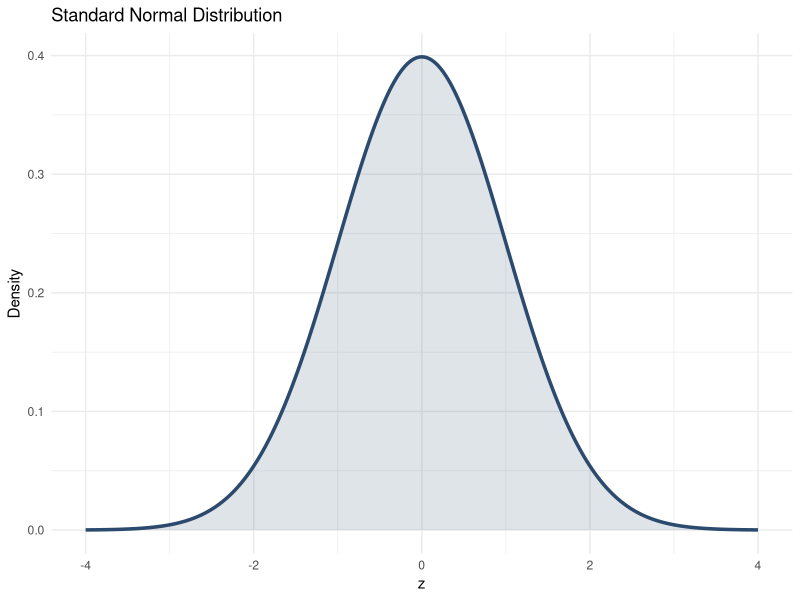
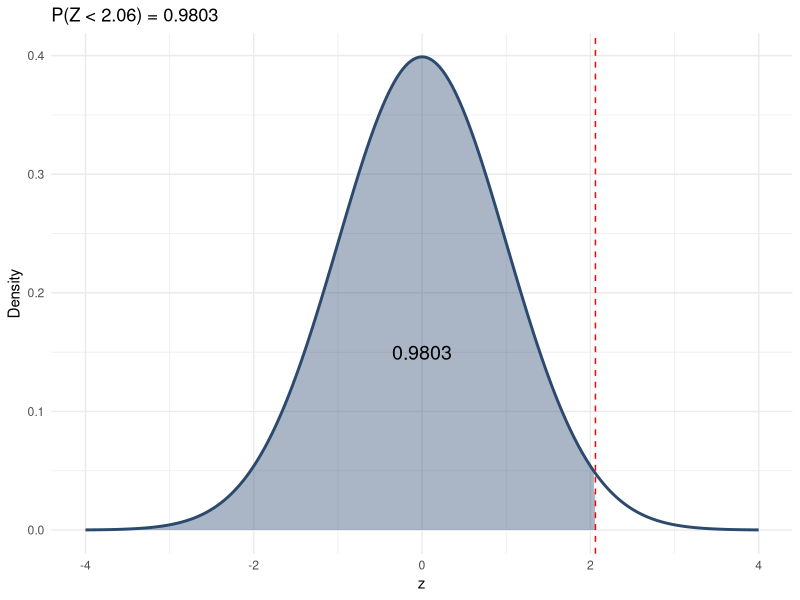
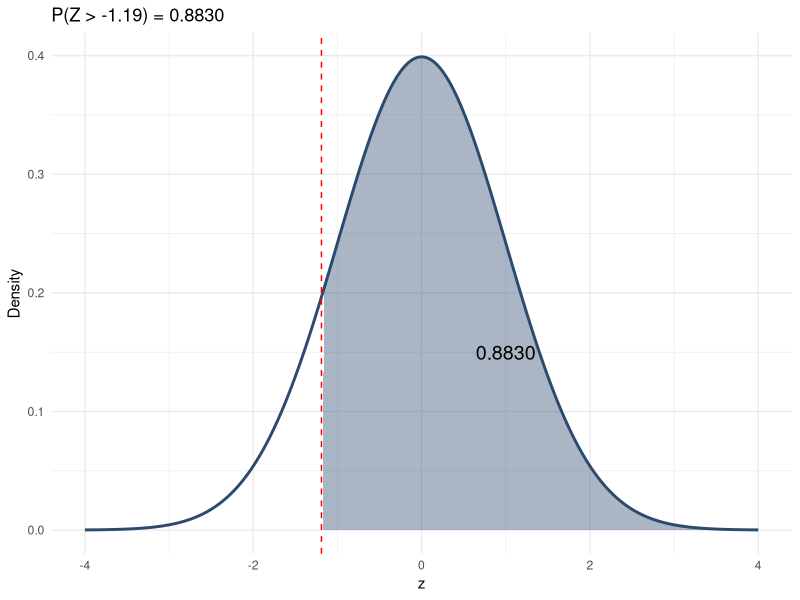
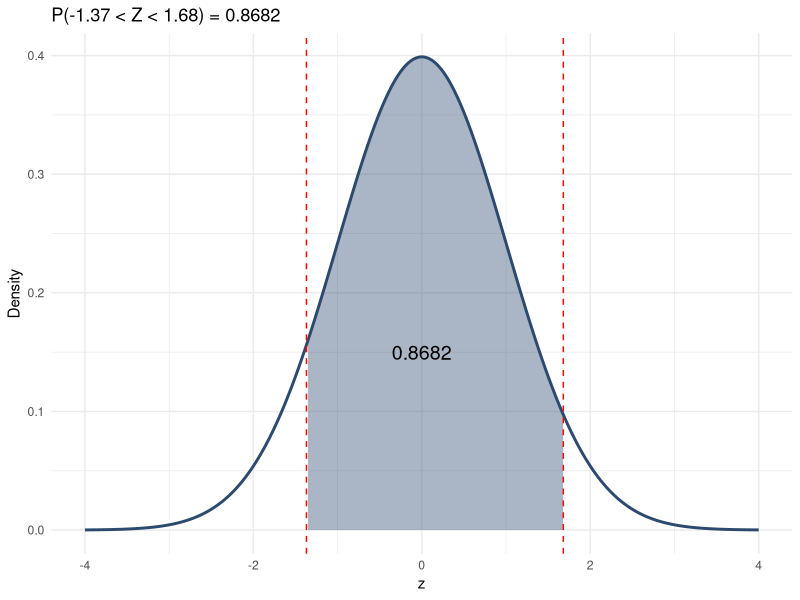
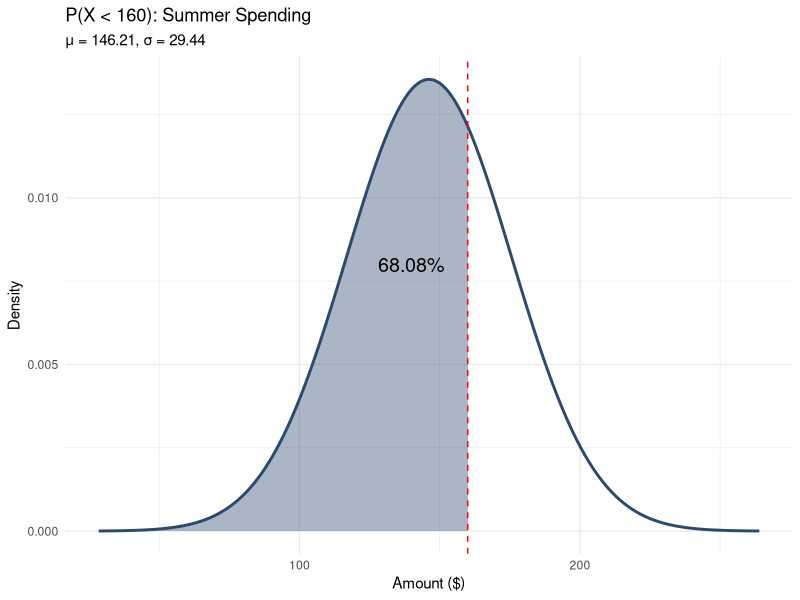
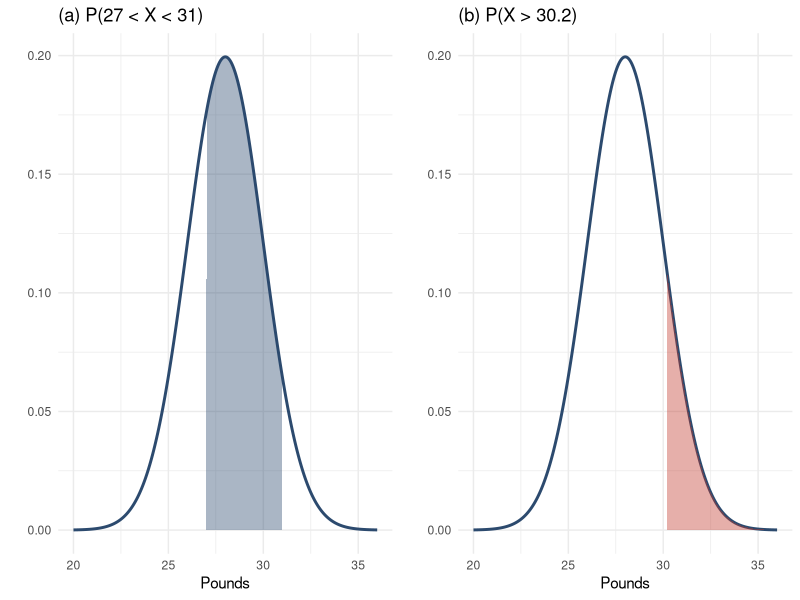
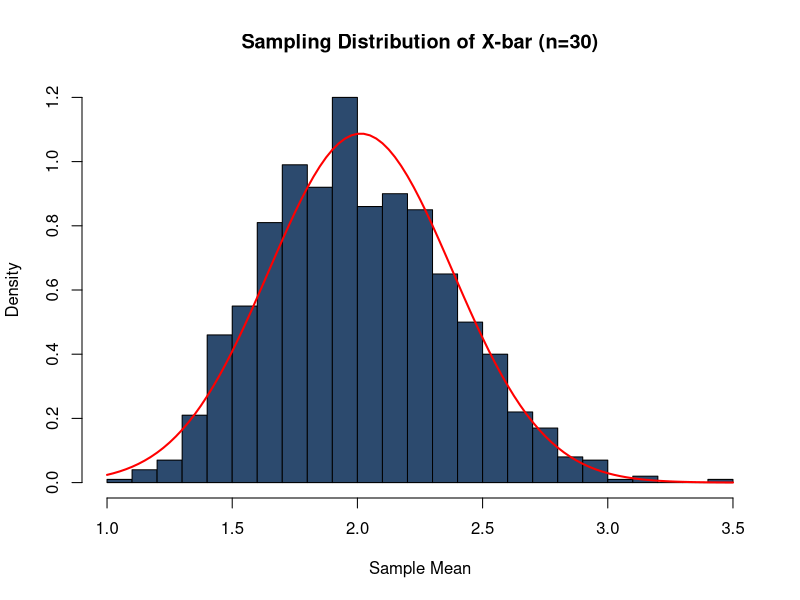

The R source for these figures, in order:
## ---- chunk 1
library(tidyverse)
library(ggplot2)
knitr::opts_chunk$set(echo = TRUE, warning = FALSE, message = FALSE)
## ---- chunk 2
x <- seq(-4, 4, length.out = 300)
df <- data.frame(x = x, y = dnorm(x))
ggplot(df, aes(x, y)) +
  geom_line(color = "#2c4a6e", linewidth = 1.2) +
  geom_area(fill = "#2c4a6e", alpha = 0.15) +
  labs(title = "Standard Normal Distribution",
       x = "z", y = "Density") +
  theme_minimal()
## ---- chunk 3
# Area to the LEFT of z = 2.06
pnorm(2.06)
## ---- chunk 4
x <- seq(-4, 4, length.out = 300)
df <- data.frame(x = x, y = dnorm(x))
ggplot(df, aes(x, y)) +
  geom_line(color = "#2c4a6e", linewidth = 1) +
  geom_area(data = filter(df, x <= 2.06),
            aes(x, y), fill = "#2c4a6e", alpha = 0.4) +
  annotate("text", x = 0, y = 0.15, label = "0.9803", size = 5) +
  geom_vline(xintercept = 2.06, linetype = "dashed", color = "red") +
  labs(title = "P(Z < 2.06) = 0.9803", x = "z", y = "Density") +
  theme_minimal()
## ---- chunk 5
# Area to the RIGHT of z = -1.19
1 - pnorm(-1.19)
# Equivalently:
pnorm(-1.19, lower.tail = FALSE)
## ---- chunk 6
x <- seq(-4, 4, length.out = 300)
df <- data.frame(x = x, y = dnorm(x))
ggplot(df, aes(x, y)) +
  geom_line(color = "#2c4a6e", linewidth = 1) +
  geom_area(data = filter(df, x >= -1.19),
            aes(x, y), fill = "#2c4a6e", alpha = 0.4) +
  annotate("text", x = 1, y = 0.15, label = "0.8830", size = 5) +
  geom_vline(xintercept = -1.19, linetype = "dashed", color = "red") +
  labs(title = "P(Z > -1.19) = 0.8830", x = "z", y = "Density") +
  theme_minimal()
## ---- chunk 7
# Area BETWEEN z = -1.37 and z = 1.68
pnorm(1.68) - pnorm(-1.37)
## ---- chunk 8
x <- seq(-4, 4, length.out = 300)
df <- data.frame(x = x, y = dnorm(x))
ggplot(df, aes(x, y)) +
  geom_line(color = "#2c4a6e", linewidth = 1) +
  geom_area(data = filter(df, x >= -1.37 & x <= 1.68),
            aes(x, y), fill = "#2c4a6e", alpha = 0.4) +
  annotate("text", x = 0, y = 0.15, label = "0.8682", size = 5) +
  geom_vline(xintercept = c(-1.37, 1.68), linetype = "dashed", color = "red") +
  labs(title = "P(-1.37 < Z < 1.68) = 0.8682", x = "z", y = "Density") +
  theme_minimal()
## ---- chunk 9
# Find z given left-tail area = 0.7123
qnorm(0.7123)
## ---- chunk 10
mu <- 146.21; sigma <- 29.44
pnorm(160, mean = mu, sd = sigma)
## ---- chunk 11
x <- seq(mu - 4*sigma, mu + 4*sigma, length.out = 300)
df <- data.frame(x = x, y = dnorm(x, mu, sigma))
ggplot(df, aes(x, y)) +
  geom_line(color = "#2c4a6e", linewidth = 1) +
  geom_area(data = filter(df, x <= 160), aes(x, y),
            fill = "#2c4a6e", alpha = 0.4) +
  geom_vline(xintercept = 160, linetype = "dashed", color = "red") +
  annotate("text", x = 140, y = 0.008, label = "68.08%", size = 5) +
  labs(title = "P(X < 160): Summer Spending",
       subtitle = paste0("μ = ", mu, ", σ = ", sigma),
       x = "Amount ($)", y = "Density") +
  theme_minimal()
## ---- chunk 12
mu <- 28; sigma <- 2

# (a) P(27 < X < 31)
pnorm(31, mu, sigma) - pnorm(27, mu, sigma)

# (b) P(X > 30.2)
pnorm(30.2, mu, sigma, lower.tail = FALSE)
## ---- chunk 13
x <- seq(mu - 4*sigma, mu + 4*sigma, length.out = 300)
df <- data.frame(x = x, y = dnorm(x, mu, sigma))
p1 <- ggplot(df, aes(x, y)) +
  geom_line(color = "#2c4a6e", linewidth = 1) +
  geom_area(data = filter(df, x >= 27 & x <= 31),
            aes(x, y), fill = "#2c4a6e", alpha = 0.4) +
  labs(title = "(a) P(27 < X < 31)", x = "Pounds", y = "") +
  theme_minimal()
p2 <- ggplot(df, aes(x, y)) +
  geom_line(color = "#2c4a6e", linewidth = 1) +
  geom_area(data = filter(df, x >= 30.2),
            aes(x, y), fill = "#c0392b", alpha = 0.4) +
  labs(title = "(b) P(X > 30.2)", x = "Pounds", y = "") +
  theme_minimal()
gridExtra::grid.arrange(p1, p2, ncol = 2)
## ---- chunk 14
mu <- 200; sigma <- 20
# Find the value X such that P(X > x) = 0.10
qnorm(0.90, mean = mu, sd = sigma)
## ---- chunk 15
mu <- 120; sigma <- 8
qnorm(0.20, mean = mu, sd = sigma)
qnorm(0.80, mean = mu, sd = sigma)
## ---- chunk 16
mu <- 110000; sigma <- 15000

# P(X > 132500)
pnorm(132500, mean = mu, sd = sigma, lower.tail = FALSE)

# Equivalent z-score
z <- (132500 - mu) / sigma
z
pnorm(z, lower.tail = FALSE)
## ---- chunk 17
mu <- 166; sigma <- 26
# Approximate probability (treating as normal)
z <- (145 - mu) / sigma
z
pnorm(145, mean = mu, sd = sigma)
## ---- chunk 18
# CLT demonstration: sampling from a skewed distribution
set.seed(42)
pop <- rexp(10000, rate = 0.5)  # skewed population
sample_means <- replicate(1000, mean(sample(pop, 30)))
hist(sample_means, breaks = 30, col = "#2c4a6e",
     main = "Sampling Distribution of X-bar (n=30)",
     xlab = "Sample Mean", freq = FALSE)
curve(dnorm(x, mean(pop), sd(pop)/sqrt(30)), add = TRUE,
      col = "red", lwd = 2)
## ---- chunk 19
mu <- 96; sigma <- 16; n <- 36
se <- sigma / sqrt(n)
se

# P(90 < X-bar < 100)
pnorm(100, mean = mu, sd = se) - pnorm(90, mean = mu, sd = se)
## ---- chunk 20
mu <- 218.4; sigma <- 25; n <- 40

# (a) Individual: P(X < 224)
pnorm(224, mean = mu, sd = sigma)

# (b) Sample mean: P(X-bar < 224), n = 40
se <- sigma / sqrt(n)
pnorm(224, mean = mu, sd = se)
## ---- chunk 21
n <- 300; p <- 0.06; q <- 1 - p
mu <- n * p; sigma <- sqrt(n * p * q)
cat("mu =", mu, "  sigma =", round(sigma, 4), "\n")

# Normal approximation: P(X = 25) ≈ P(24.5 < X < 25.5)
pnorm(25.5, mean = mu, sd = sigma) - pnorm(24.5, mean = mu, sd = sigma)

# Exact binomial
dbinom(25, n, p)
## ---- chunk 22
n <- 100; p <- 0.32; q <- 0.68
mu <- n * p; sigma <- sqrt(n * p * q)
cat("mu =", mu, "  sigma =", round(sigma, 4), "\n")

# P(X <= 26) with continuity correction: P(X < 26.5)
pnorm(26.5, mean = mu, sd = sigma)

# Exact binomial
pbinom(26, n, p)
## ---- chunk 23
n <- 10; p <- 0.5; q <- 0.5
mu <- n * p; sigma <- sqrt(n * p * q)
cat("mu =", mu, "  sigma =", sigma, "\n")

# (a) Exact binomial
dbinom(6, n, p)

# (b) Normal approximation with continuity correction
pnorm(6.5, mean = mu, sd = sigma) - pnorm(5.5, mean = mu, sd = sigma)
